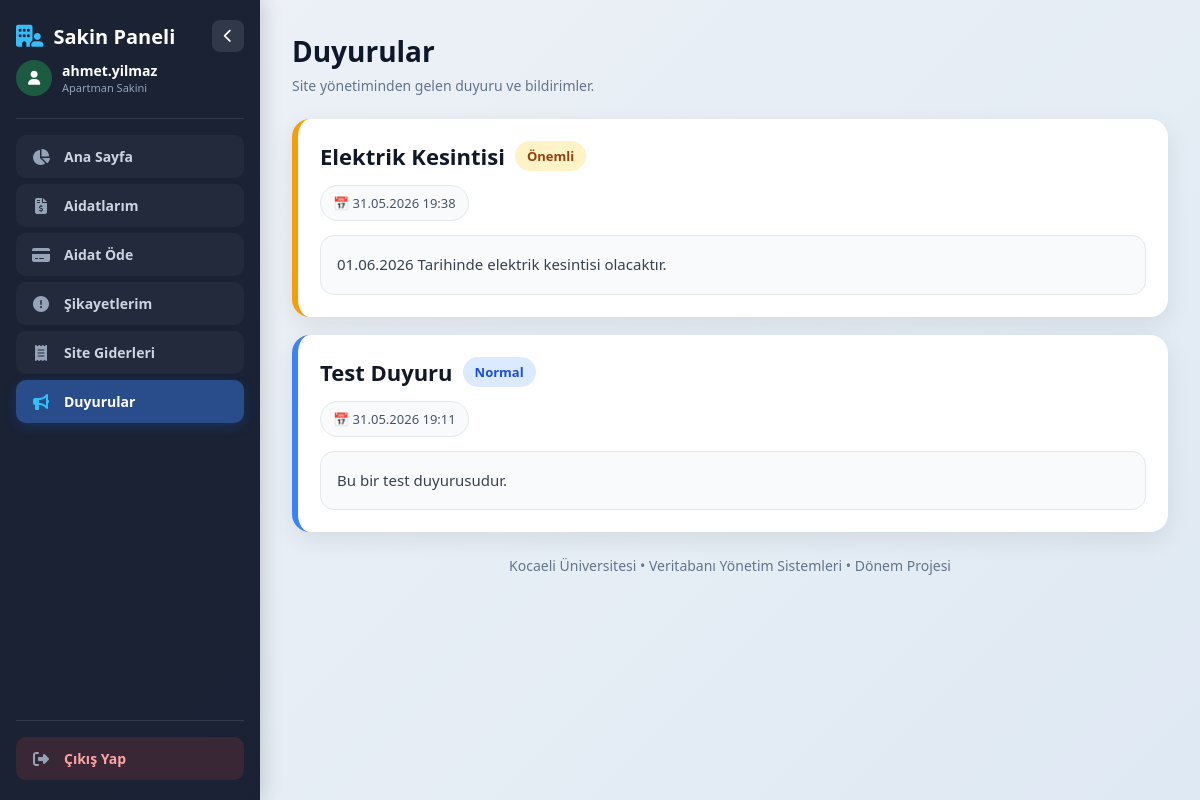
Page /resident/announcements.php (signed in) on the committed database.
### tables this page shows
CREATE TABLE `announcements` (
  `announcement_id` int(11) NOT NULL,
  `title` varchar(200) NOT NULL,
  `content` text NOT NULL,
  `priority` enum('normal','onemli','acil') NOT NULL DEFAULT 'normal',
  `is_active` tinyint(1) NOT NULL DEFAULT 1,
  `created_at` timestamp NOT NULL DEFAULT current_timestamp()
);

### resident/announcements.php (the view, shortened to what this page needs)
<?php
require_once "../includes/auth.php";
$announcements = $conn->query("SELECT * FROM announcements WHERE is_active = 1 ORDER BY created_at DESC")->fetchAll(PDO::FETCH_ASSOC);
require_once "../includes/header_resident.php";
?>
        <div class="top-bar">
            <div>
                <h1>Duyurular</h1>
                <p>Site yönetiminden gelen duyuru ve bildirimler.</p>
            </div>
        </div>
        <div class="list-box">
            <?php if (count($announcements) > 0): ?>
                <?php foreach ($announcements as $a): ?>
                    <?php
                        $borderColor = $a['priority'] == 'acil' ? '#ef4444' : ($a['priority'] == 'onemli' ? '#f59e0b' : '#3b82f6');
                        $priorityLabel = ['normal' => 'Normal', 'onemli' => 'Önemli', 'acil' => 'Acil'][$a['priority']];
                        $priorityBg = ['normal' => '#dbeafe', 'onemli' => '#fef3c7', 'acil' => '#fee2e2'][$a['priority']];
                        $priorityColor = ['normal' => '#1d4ed8', 'onemli' => '#92400e', 'acil' => '#991b1b'][$a['priority']];
                    ?>
                    <div class="complaint-card" style="border-left-color:<?php echo $borderColor; ?>;">
                        <div class="complaint-header">
                            <div style="display:flex; align-items:center; gap:10px; flex-wrap:wrap;">
                                <div class="complaint-title"><?php echo htmlspecialchars($a['title']); ?></div>
                                <span class="badge" style="background:<?php echo $priorityBg; ?>; color:<?php echo $priorityColor; ?>;">
                                    <?php echo $priorityLabel; ?>
                                </span>
                            </div>
                        </div>
                        <div class="meta-row">
                            <div class="meta-item">📅 <?php echo date('d.m.Y H:i', strtotime($a['created_at'])); ?></div>
                        </div>
                        <div class="description-box"><?php echo nl2br(htmlspecialchars($a['content'])); ?></div>
                    </div>
                <?php endforeach; ?>
            <?php else: ?>
                <div class="empty-box">Şu an aktif duyuru bulunmamaktadır.</div>
            <?php endif; ?>
        </div>
<?php require_once "../includes/footer_resident.php"; ?>

### assets/css/style.css (style rules this page uses)
* { box-sizing: border-box; margin: 0; padding: 0; }
body { font-family: 'Segoe UI', Tahoma, Geneva, Verdana, sans-serif; background: linear-gradient(135deg, #eef2f7, #dfe9f3); min-height: 100vh; color: #1f2937; }
.top-bar { display: flex; justify-content: space-between; align-items: center; margin-bottom: 24px; flex-wrap: wrap; gap: 12px; }
.top-bar h1 { margin: 0; font-size: 28px; color: #0f172a; }
.top-bar p { margin-top: 6px; color: #64748b; font-size: 14px; }
.badge { display: inline-block; padding: 6px 12px; border-radius: 999px; font-size: 13px; font-weight: bold; }
.list-box { display: grid; gap: 18px; }
.complaint-card { background: white; border-radius: 18px; padding: 22px; box-shadow: 0 8px 24px rgba(0,0,0,0.08); border-left: 6px solid #94a3b8; }
.complaint-header { display: flex; justify-content: space-between; align-items: flex-start; gap: 12px; flex-wrap: wrap; margin-bottom: 14px; }
.complaint-title { font-size: 22px; font-weight: bold; color: #111827; }
.meta-row { display: flex; flex-wrap: wrap; gap: 10px; margin-bottom: 14px; }
.meta-item { background: #f8fafc; border: 1px solid #e5e7eb; color: #475569; padding: 8px 12px; border-radius: 999px; font-size: 13px; }
.description-box { background: #f9fafb; border: 1px solid #e5e7eb; border-radius: 14px; padding: 16px; color: #374151; line-height: 1.7; font-size: 15px; }

### rows in the picture
announcements: title "Elektrik Kesintisi", priority "Önemli", created_at "31.05.2026 19:38", content "01.06.2026 Tarihinde elektrik kesintisi olacaktır."
announcements: title "Test Duyuru", priority "Normal", created_at "31.05.2026 19:11", content "Bu bir test duyurusudur."

### other values in the picture
$_SESSION['username'] "ahmet.yilmaz"
